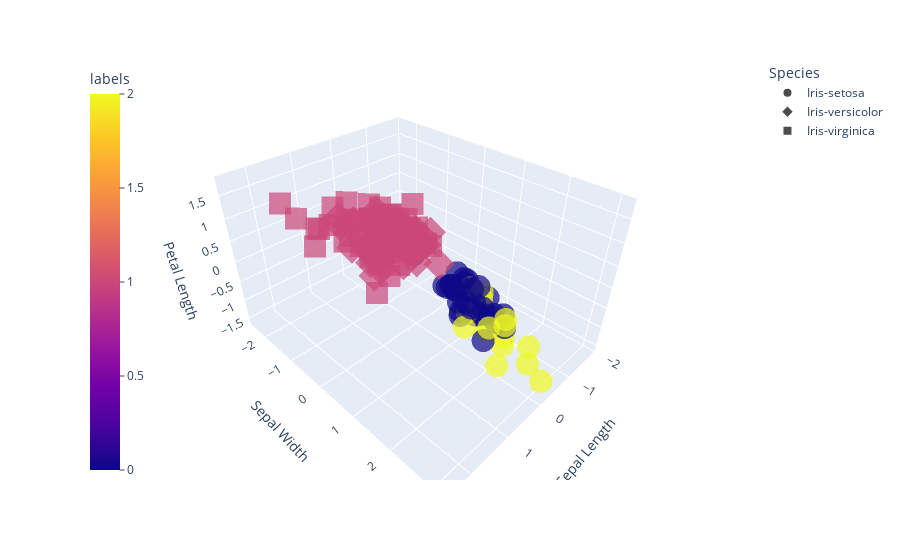

Notebook code for this chart:
### Markdown cell above
Plotting the Original Data

### Code cell
# Creating a 3D plot
fig = px.scatter_3d(gmm_iris_df, x='Sepal Length', y='Sepal Width', z='Petal Length', color='labels', symbol='Species', opacity=0.7)
fig.update_layout(coloraxis_colorbar=dict(yanchor="top", y=1, x=0, ticks="outside"))
fig.show()
